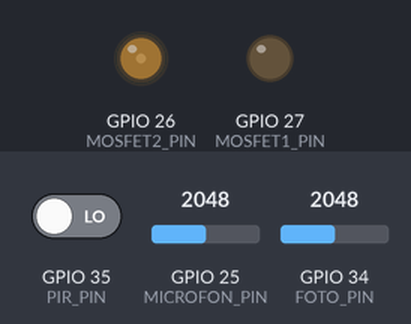
Simulated run of this sketch. Board: ESP32. Shown: output pins drawn as LEDs (lit = HIGH). The inputs (shaded band) are chosen by the test bench; at power-on: GPIO 34 (FOTO_PIN) = 2048, GPIO 35 (PIR_PIN) LOW, GPIO 25 (MICROFON_PIN) = 2048. The local clock reads 2024-03-15 10:24:30 at power-on unless the sketch sets it; what the sketch prints to the serial monitor is not drawn.

Above: at 1.8 s.
1.9 s: GPIO 34 (FOTO_PIN) set to 491
At 3.0 s:
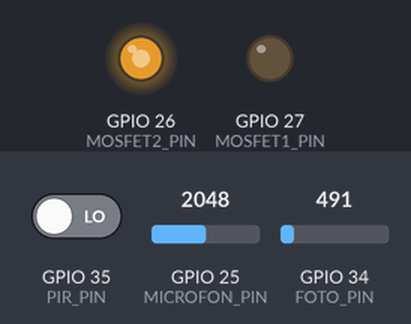
3.5 s: GPIO 35 (PIR_PIN) driven HIGH
At 5.1 s:
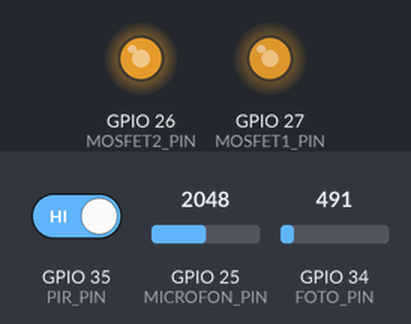
5.5 s: GPIO 34 (FOTO_PIN) set to 215
At 7.2 s:
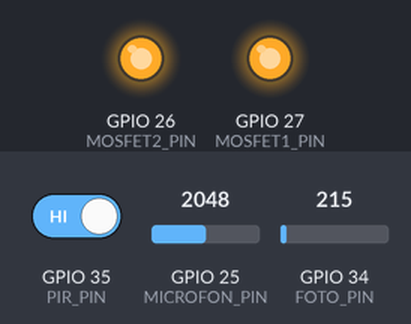
7.5 s: GPIO 34 (FOTO_PIN) set to 1228
At 9.4 s:
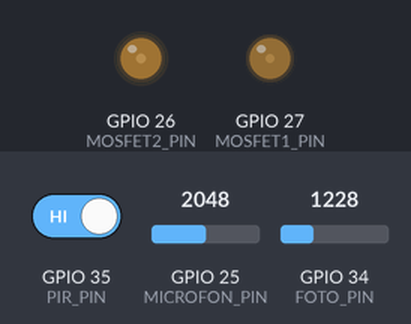
Timing chart, 0 to 10.5 s (numbered marks = the images above; inputs shaded):
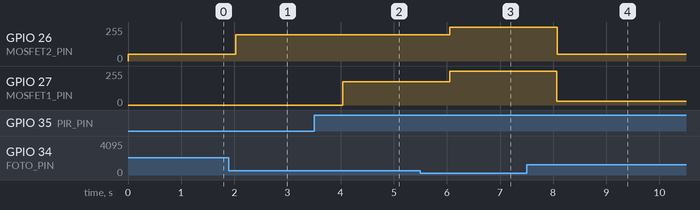

The sketch:

Cod_SistemIluminare.ino
```cpp
#include <DS1302.h>

#define MOSFET1_PIN 27
#define MOSFET2_PIN 26
#define PIR_PIN     35
#define MICROFON_PIN 25
#define FOTO_PIN     34

DS1302 rtc(5, 19, 18); // RST, DAT, CLK

unsigned long ultimaAprindere = 0;
bool luminaAmbientalaAprinsa = false;
const int pragSunet = 600;

const int boostAmbiental = 50;
const int boostPrincipal = 30;

void setup() {
  Serial.begin(115200);

  pinMode(MOSFET1_PIN, OUTPUT);
  pinMode(MOSFET2_PIN, OUTPUT);
  pinMode(PIR_PIN, INPUT);
  pinMode(MICROFON_PIN, INPUT);
  pinMode(FOTO_PIN, INPUT);

  ledcAttachPin(MOSFET1_PIN, 0);
  ledcSetup(0, 5000, 8);

  ledcAttachPin(MOSFET2_PIN, 1);
  ledcSetup(1, 5000, 8);

  rtc.halt(false);
  rtc.writeProtect(false);

}

void afiseazaOra(Time t) {
  Serial.print("Ora: ");
  if (t.hr < 10) Serial.print('0');
  Serial.print(t.hr);
  Serial.print(":");
  if (t.min < 10) Serial.print('0');
  Serial.print(t.min);
  Serial.print(":");
  if (t.sec < 10) Serial.print('0');
  Serial.print(t.sec);
}

void loop() {
  Time t = rtc.time();

  int miscare = digitalRead(PIR_PIN);
  int valoareSunet = analogRead(MICROFON_PIN);
  int luminaExterioara = analogRead(FOTO_PIN);


  int intensitateLumina = map(luminaExterioara, 100, 1023, 255, 0);
  intensitateLumina = constrain(intensitateLumina, 0, 255);

  afiseazaOra(t);
  Serial.print(" | Miscare: "); Serial.print(miscare);
  Serial.print(" | Sunet: "); Serial.print(valoareSunet);
  Serial.print(" | Lumina RAW: "); Serial.print(luminaExterioara);
  Serial.print(" | Intensitate Lumina: "); Serial.println(intensitateLumina);


  int intensitatePrincipala = 0;
  if (t.hr >= 6 && t.hr < 10) {
    intensitatePrincipala = 100;
  } else if (t.hr >= 10 && t.hr < 18) {
    intensitatePrincipala = 0;
  } else if (t.hr >= 18 && t.hr <= 22) {
    intensitatePrincipala = 255;
  } else {
    intensitatePrincipala = 0;
  }

  if (miscare == HIGH) {
    int valoareFinala = intensitatePrincipala + boostPrincipal + intensitateLumina;
    if (valoareFinala > 255) valoareFinala = 255;
    ledcWrite(0, valoareFinala);
  } else {
    ledcWrite(0, 0);
  }


  if (valoareSunet > pragSunet) {
    luminaAmbientalaAprinsa = true;
    ultimaAprindere = millis();
    Serial.println("➡️  Sunet detectat. Lumina ambientala aprinsa.");
  }

  if (luminaAmbientalaAprinsa) {
    int intensitateFinala = intensitateLumina + boostAmbiental;
    if (intensitateFinala > 255) intensitateFinala = 255;
    ledcWrite(1, intensitateFinala);

    if (millis() - ultimaAprindere > 5000) {
      ledcWrite(1, 0);
      luminaAmbientalaAprinsa = false;
      Serial.println("⏹️  Lumina ambientala oprita.");
    }
  } else {
    ledcWrite(1, 0);
  }

  delay(1000);
}
```

Measured:
- after the input at 1.9 s, GPIO 26 (MOSFET2_PIN): 50/255 → 196/255 after 0.13 s
- after the input at 3.5 s, GPIO 27 (MOSFET1_PIN): 0/255 → 176/255 after 0.54 s
- after the input at 5.5 s, GPIO 26 (MOSFET2_PIN): 196/255 → 255/255 after 0.56 s; GPIO 27 (MOSFET1_PIN): 176/255 → 253/255 after 0.55 s
- after the input at 7.5 s, GPIO 26 (MOSFET2_PIN): 255/255 → 50/255 after 0.58 s; GPIO 27 (MOSFET1_PIN): 253/255 → 30/255 after 0.57 s
